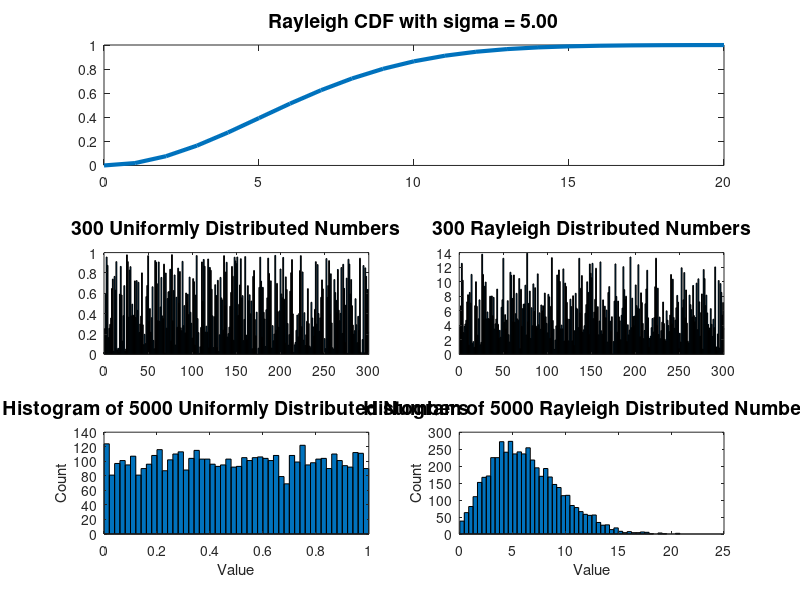

Source code (MATLAB):
% Script to generate random numbers drawn from a Rayleigh distribution.
% See Wikipedia article for definition of the Rayleigh
% probability density function and cumulative distribution function:
%     http://en.wikipedia.org/wiki/Rayleigh_distribution
% Uses the well known method of inverting the CDF of the desired probability
% function to get a function that can generate random numbers drawn
% from that desired distribution function,
% given as input numbers that have been drawn from a uniform distribution.
% Reference for that method:
% http://en.wikipedia.org/wiki/Inverse_transform_sampling
%

clc;    % Clear the command window.
close all;  % Close all figures (except those of imtool.)
clear;  % Erase all existing variables.
workspace;  % Make sure the workspace panel is showing.
fontSize = 14;

% Change the current folder to the folder of this m-file.
if(~isdeployed)
	cd(fileparts(which(mfilename)));
end

% Plot the Rayleigh cumulative distribution function
% over the range 0-20 with a sigma of 5.
x = 0:20;
sigma = 5;
rayleighCDF = 1 - exp(-x.^2 / (2*sigma^2));

subplot(3,1,1);
plot(x, rayleighCDF, 'LineWidth', 3);
caption = sprintf('Rayleigh CDF with sigma = %.2f', sigma);
title(caption, 'FontSize', fontSize);
set(gcf, 'Position', get(0,'Screensize')); % Enlarge figure to full screen.
set(gcf,'name','Image Analysis Demo','numbertitle','off') 

% Ask user for a number of random numbers to generate.
userPrompt = 'Enter an integer number of random numbers to generate';
caNumberOfRandoms = inputdlg(userPrompt, 'Enter an integer',1,{'5000'});
if isempty(caNumberOfRandoms)
	% User clicked cancel
	return;
end
numberOfRandoms = round(str2num(cell2mat(caNumberOfRandoms)));
% Check for a valid integer.
if isempty(numberOfRandoms)
    % They didn't enter a number.  
    % They entered a character, symbols, or something else not allowed.
    numberOfRandoms = 5000;
    message = sprintf('I said it had to be an integer.\nI will use %d and continue.', numberOfRandoms);
    uiwait(warndlg(message));
end
    
% Generate numberOfRandoms uniformly distributed random numbers.
uniformlyDistributedRandomNumbers = rand(numberOfRandoms, 1);
subplot(3,2,3);
bar(uniformlyDistributedRandomNumbers, 'BarWidth', 1);
xlim([0 numberOfRandoms]);
caption = sprintf('%d Uniformly Distributed Numbers', numberOfRandoms);
title(caption, 'FontSize', fontSize);
xlabel('Element Number');
ylabel('Value');

%-----------------------------------------------------------------
% KEY PART, RIGHT HERE!!!!
% Invert the CDF of the Rayleigh function to get a function that can
% generate random numbers drawn from a Rayleigh distribution,
% given numbers drawn from a uniform distribution.
rayleighDistNumbers = sqrt(-log(1-uniformlyDistributedRandomNumbers)*(2*sigma^2));
%-----------------------------------------------------------------

% Plot the Rayleigh distributed numbers.
subplot(3,2,4);
bar(rayleighDistNumbers, 'BarWidth', 1);
xlim([0 numberOfRandoms]);
caption = sprintf('%d Rayleigh Distributed Numbers', numberOfRandoms);
title(caption, 'FontSize', fontSize);
xlabel('Element Number');
ylabel('Value');

% Get histogram of uniformly distributed numbers.
[countsU, binsU] = hist(uniformlyDistributedRandomNumbers, 50);
% Plot the uniformly distributed numbers.
subplot(3,2,5);
bar(binsU, countsU, 'BarWidth', 1);
caption = sprintf('Histogram of %d Uniformly Distributed Numbers', numberOfRandoms);
title(caption, 'FontSize', fontSize);
xlabel('Value');
ylabel('Count');

% Get histogram of Rayleigh distributed numbers.
% Observe that it's distribution is not flat like it is
% for the uniformly distributed numbers.
% It will take on the Rayleigh distribution shape.
[countsR, binsR] = hist(rayleighDistNumbers, 50);
subplot(3,2,6);
bar(binsR, countsR, 'BarWidth', 1);
caption = sprintf('Histogram of %d Rayleigh Distributed Numbers', numberOfRandoms);
title(caption, 'FontSize', fontSize);
xlabel('Value');
ylabel('Count');

message = sprintf('Done with demo.\nNote the difference in the histogram shapes\n(the bottom plots).');
uiwait(msgbox(message));

if numberOfRandoms > 300
	promptMessage = sprintf('Note the lists of random numbers (the middle plots) look biased higher\nbecause there are so many bars\nand the bars are so squished together.\n\nHere is what it looks like when you display fewer numbers');
	button = questdlg(promptMessage, 'Continue', 'Continue', 'Cancel', 'Continue');
	if strcmp(button, 'Cancel')
		return;
	end
	numberOfRandoms = 300;
	subplot(3,2,3);
	bar(uniformlyDistributedRandomNumbers(1 : numberOfRandoms), 'BarWidth', 1);
	xlim([0 numberOfRandoms]);
	caption = sprintf('%d Uniformly Distributed Numbers', numberOfRandoms);
	title(caption, 'FontSize', fontSize);

	subplot(3,2,4);
	bar(rayleighDistNumbers(1 : numberOfRandoms), 'BarWidth', 1);
	xlim([0 numberOfRandoms]);
	caption = sprintf('%d Rayleigh Distributed Numbers', numberOfRandoms);
	title(caption, 'FontSize', fontSize);
end
